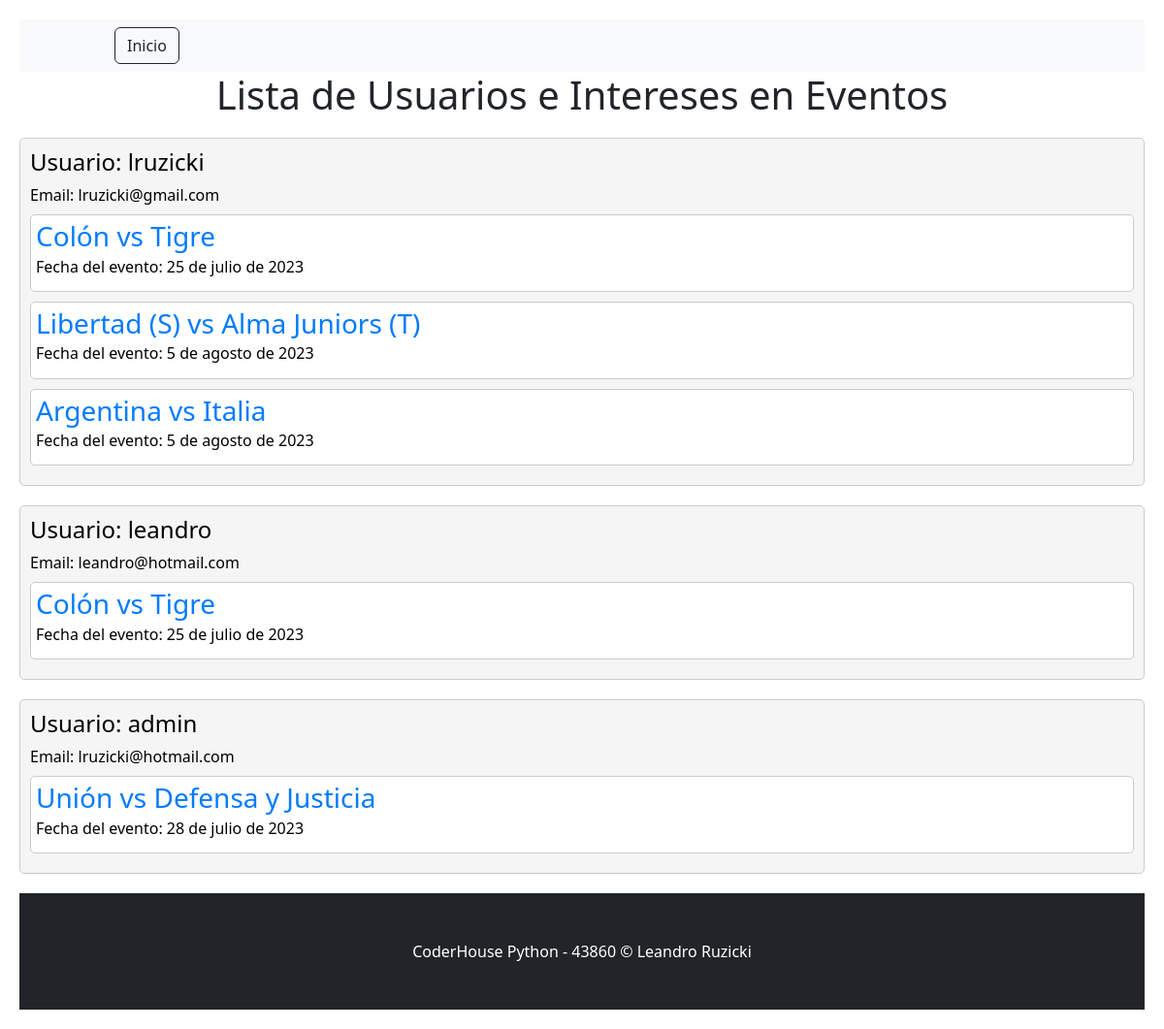
/registro/lista_usuarios_eventos/, run on the app's committed database.
### apps/evento/models.py (models this page shows, shortened)
class Evento(models.Model):
    titulo = models.CharField(max_length=100)
    descripcion = models.TextField()
    fecha = models.DateField()
    categoria = models.ForeignKey(EventoCategoria, on_delete=models.CASCADE)
    imagen = models.ImageField(upload_to='evento/', blank=True, null=True)

### apps/registro/views.py (the view)
# urls.py: path('lista_usuarios_eventos/', views.lista_usuarios_eventos, name='lista_usuarios_eventos'),
def lista_usuarios_eventos(request):
    registros = Registro.objects.select_related('usuario', 'evento').all()
    usuarios_intereses = {}
    for registro in registros:
        usuario = registro.usuario
        evento = registro.evento
        if usuario not in usuarios_intereses:
            usuarios_intereses[usuario] = []
        usuarios_intereses[usuario].append(evento)
    return render(request, 'registro/lista_usuarios_eventos.html', {'usuarios_intereses': usuarios_intereses})

### apps/registro/templates/registro/lista_usuarios_eventos.html (shortened to what this page needs)
<!DOCTYPE html>
<html lang="es">
<head>
    <link rel="stylesheet" href="https://cdn.jsdelivr.net/npm/bootstrap@5.3.0/dist/css/bootstrap.min.css">
</head>
<body>
    <nav class="navbar navbar-expand-lg navbar-light bg-light">
        <div class="container px-4 px-lg-5">
            <div class="collapse navbar-collapse" id="navbarSupportedContent">
                <ul class="navbar-nav me-auto mb-2 mb-lg-0 ms-lg-4">
                    <form class="d-flex" action="{% url 'Home:home' %}" method="post">
                        <button class="btn btn-outline-dark" type="submit">
                            Inicio
                        </button>
                    </form>
                </ul>
            </div>
        </div>
    </nav>
    <h1>Lista de Usuarios e Intereses en Eventos</h1>
    {% for usuario, eventos in usuarios_intereses.items %}
        <div class="usuario-container">
            <h4>Usuario: {{ usuario.username }}</h4>
            <h6>Email: {{ usuario.email }}</h6>
            <div class="eventos">
                {% for evento in eventos %}
                    <div class="evento-container">
                        <h3>{{ evento.titulo }}</h3>
                        <h6>Fecha del evento: {{ evento.fecha }}</h6>
                    </div>
                {% endfor %}
            </div>
        </div>
    {% endfor %}
</body>
<footer class="py-5 bg-dark">
    <div class="container"><p class="m-0 text-center text-white">CoderHouse Python - 43860 &copy; Leandro Ruzicki</p></div>
</footer>
</html>

### apps/registro/templates/registro/lista_usuarios_eventos.html (style rules this page uses)
body { padding: 20px; }
h1 { text-align: center; margin-bottom: 20px; }
.usuario-container { margin-bottom: 20px; padding: 10px; background-color: #f5f5f5; border: 1px solid #ccc; border-radius: 5px; }
.usuario-container h4, h6 { color: #000; margin-bottom: 10px; }
.evento-container { margin-bottom: 10px; padding: 5px; border: 1px solid #ccc; border-radius: 5px; background-color: #fff; }
.evento-container h3 { color: #007bff; margin-bottom: 5px; }

### data on the page
Evento: titulo "Colón vs Tigre", fecha "25 de julio de 2023"
Evento: titulo "Libertad (S) vs Alma Juniors (T)", fecha "5 de agosto de 2023"
Evento: titulo "Argentina vs Italia", fecha "5 de agosto de 2023"
Evento: titulo "Unión vs Defensa y Justicia", fecha "28 de julio de 2023"

### other printed values
{{ usuario.username }} "lruzicki"
{{ usuario.email }} "lruzicki@gmail.com"
{{ usuario.username }} "leandro"
{{ usuario.email }} "leandro@hotmail.com"
{{ usuario.username }} "admin"
{{ usuario.email }} "lruzicki@hotmail.com"
